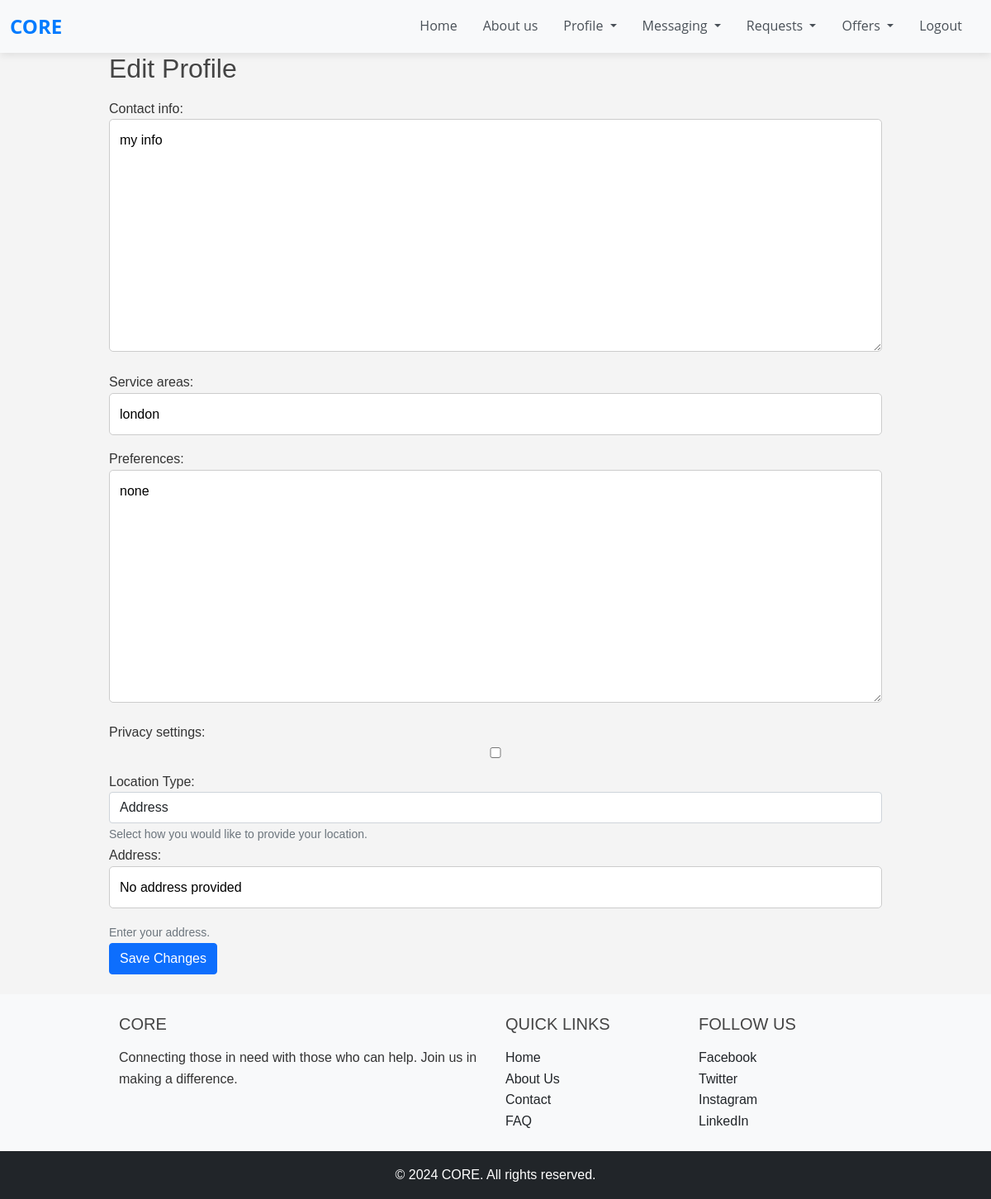
/profile/edit/ (signed in), run on the app's committed database.
### accounts/models.py (models this page shows, shortened)
class Profile(models.Model):
    LOCATION_CHOICES = [
        ('address', 'Address'),
        ('coordinates', 'Latitude and Longitude'),
    ]
    user = models.OneToOneField(User, on_delete=models.CASCADE)
    contact_info = models.TextField(blank=True)
    service_areas = models.CharField(max_length=255, blank=True)
    preferences = models.TextField(blank=True)
    privacy_settings = models.BooleanField(default=True)
    location_type = models.CharField(max_length=20, choices=LOCATION_CHOICES, default='address')
    address = models.CharField(
        max_length=255,
        blank=True,
        default="No address provided"
    )
    latitude = models.FloatField(
        null=True,
        blank=True,
        default=51.99656842422461
    )
    longitude = models.FloatField(
        null=True,
        blank=True,
        default=-0.9913942306871908
    )

### accounts/views.py (the view)
# urls.py: path('profile/edit/', accounts_views.profile_edit, name='profile_edit'),
@login_required
def profile_edit(request):
    profile = request.user.profile
    if request.method == 'POST':
        form = ProfileForm(request.POST, instance=profile)
        if form.is_valid():
            form.save()
            return redirect('profile_view')
    else:
        form = ProfileForm(instance=profile)
    return render(request, 'profile_edit.html', {'form': form})

### accounts/forms.py (shortened to what this page needs)
class ProfileForm(forms.ModelForm):
    LOCATION_CHOICES = [
        ('address', 'Address'),
        ('coordinates', 'Latitude and Longitude'),
    ]
    location_type = forms.ChoiceField(
        choices=LOCATION_CHOICES,
        widget=forms.Select(attrs={'class': 'form-control'}),
        label='Location Type',
        help_text='Select how you would like to provide your location.'
    )
    class Meta:
        model = Profile
        fields = [
            'contact_info',
            'service_areas',
            'preferences',
            'privacy_settings',
            'location_type',
            'address',
            'latitude',
            'longitude',
        ]
        help_texts = {
            'address': 'Enter your address.',
            'latitude': 'Enter your latitude coordinate.',
            'longitude': 'Enter your longitude coordinate.',
        }
    def __init__(self, *args, **kwargs):
        super().__init__(*args, **kwargs)
        if self.instance and self.instance.location_type:
            self.fields['location_type'].initial = self.instance.location_type

### accounts/templates/profile_edit.html (shortened to what this page needs)
{% extends 'base.html' %}
{% block content %}
{% load static %}
<link rel="stylesheet" type="text/css" href="{% static 'css/styles.css' %}">
<div class="container">
    <h2>Edit Profile</h2>
    <form method="post" class="profile-form">
        {% for field in form %}
            <div class="form-group" id="div_id_{{ field.name }}">
                {{ field.label_tag }}
                {{ field }}
                {% if field.help_text %}
                    <small class="form-text text-muted">{{ field.help_text }}</small>
                {% endif %}
            </div>
        {% endfor %}
        <button type="submit" class="btn btn-primary">Save Changes</button>
    </form>
</div>
{% endblock %}

### static/css/base.css (style rules this page uses)
html, body { height: 100%; margin: 0; display: flex; flex-direction: column; }

### static/css/styles.css (style rules this page uses)
* { margin: 0; padding: 0; box-sizing: border-box; }
body { font-family: Arial, sans-serif; background-color: #f4f4f4; color: #333; line-height: 1.6; }
.container { width: 80%; margin: auto; overflow: hidden; }
h1, h2, h3, h4, h5, h6 { margin-bottom: 1rem; color: #444; }
button { display: inline-block; padding: 0.75rem 1.25rem; font-size: 1rem; cursor: pointer; border: none; background-color: #007BFF; color: #fff; border-radius: 5px; }
input, textarea { width: 100%; padding: 0.75rem; margin-bottom: 1rem; border: 1px solid #ccc; border-radius: 5px; }
:root { --button-size-small: 8px 16px; --button-size-medium: 12px 24px; --button-size-large: 16px 32px; }

### data on the page
Profile: form "my info" "london" "none" "Address" "No address provided"

### other printed values
{{ field.label_tag }} "Contact info:" "Service areas:" "Preferences:" "Privacy settings:" "Location Type:" "Address:"
{{ field.help_text }} "Select how you would like to provide your location." "Enter your address."
